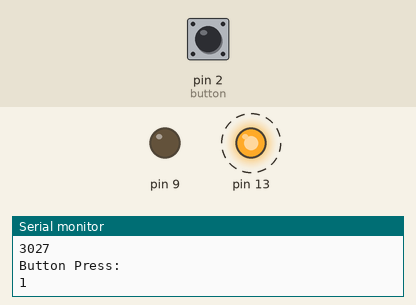
The sketch below on a simulated Arduino Uno, built with avr-gcc and run on an emulated ATmega328P. On the bench: output pins drawn as LEDs (lit = HIGH), the last lines printed to the serial monitor. Dashed ring = blinking. The test bench sets the inputs (shaded band); at power-on: pin 2 (button) HIGH.

Above: at 3.8 s.
3.9 s: pin 2 (button) pulled LOW for 1.3 s
At 5.8 s:
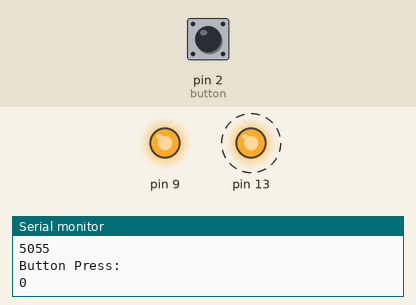
7.5 s: pin 2 (button) pulled LOW for 3.2 s
At 12.9 s:
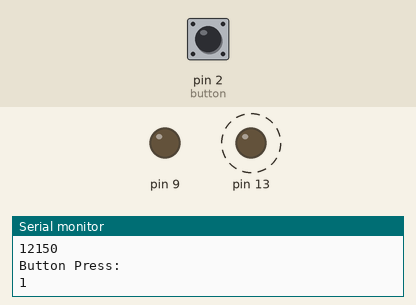
Timing chart, 0 to 18.6 s (numbered marks = the images above; inputs shaded):
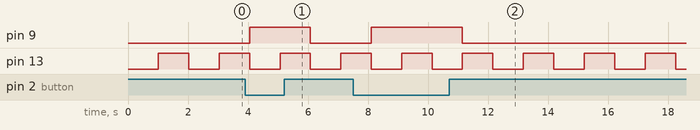

The sketch:

Buttons_and_LEDs.ino
```cpp
/* Author: SolsticeVibe Instruments
 * Date: 3/20/2021
 *
 * Buttons and LEDs
 *
 * This code demonstrates how to utilie Buttons along with LEDs
 * in order to demonstrate the functionality of the microcontroller.
 *
 * ****ATMEGA Controller****
 * Divet On Top
 * *********(_)*********
 * **RESET  ***   A5 / SCL
 * **RX     ***   A4 / SDA
 * **TX     ***   A3
 * **Pin 2  ***   A2
 * **Pin 3  ***   A1
 * **Pin 4  ***   A0
 * **VCC    ***   GND
 * **GND    ***   AREF
 * **CRYS   ***   AVCC
 * **CRYS   ***   Pin 13
 * **Pin 5  ***   Pin 12
 * **Pin 6  ***   Pin 11
 * **Pin 7  ***   Pin 10
 * **Pin 8  ***   Pin 9
 * *********************
 *
 * This example is public domain.
 */

//Initial/Global Values

//Conditions
boolean LED = true;

//Time keeper
long int timeNum = 0, lastTime = millis();

//Input Variable
int button;

void setup() {
  //The Console is set with a baud rate of 9600
  Serial.begin(9600);
  Serial.println("This program demonstrate how to use a button.");

  //Set LED Pin | Pin 13 & Pin 9
  pinMode(13, OUTPUT);
  pinMode(9, OUTPUT);

  pinMode(2, INPUT_PULLUP);
}

void loop() {

   timeNum = millis();
   if(lastTime + 1000 < timeNum) {

      //Time Keeper Variable
      Serial.println("The number of milliseconds passed is the following:");
      Serial.println(timeNum);

      //Button Test
      button = digitalRead(2); //value for button
      Serial.println("Button Press:");
      Serial.println(button);

      if(!button) {
        digitalWrite(9, HIGH);
      }
      else {
        digitalWrite(9, LOW);
      }

      lastTime = millis(); //Reset


    //Continue Blinking the LED on Pin 13
    if(LED == true) {
      //LED on Pin 13 is turned on
      digitalWrite(13, HIGH);
      LED = false;
    }
    else {
      digitalWrite(13, LOW); //LED is turned off
      LED = true;
    }
   }


}
```

Measured:
- after the input at 3.9 s, pin 9: LOW → HIGH after 0.15 s, → LOW 2.0 s later
- after the input at 7.5 s, pin 9: LOW → HIGH after 0.61 s, → LOW 3.0 s later
- by itself, pin 13: alternates HIGH for 1.0 s and LOW for 1.0 s
